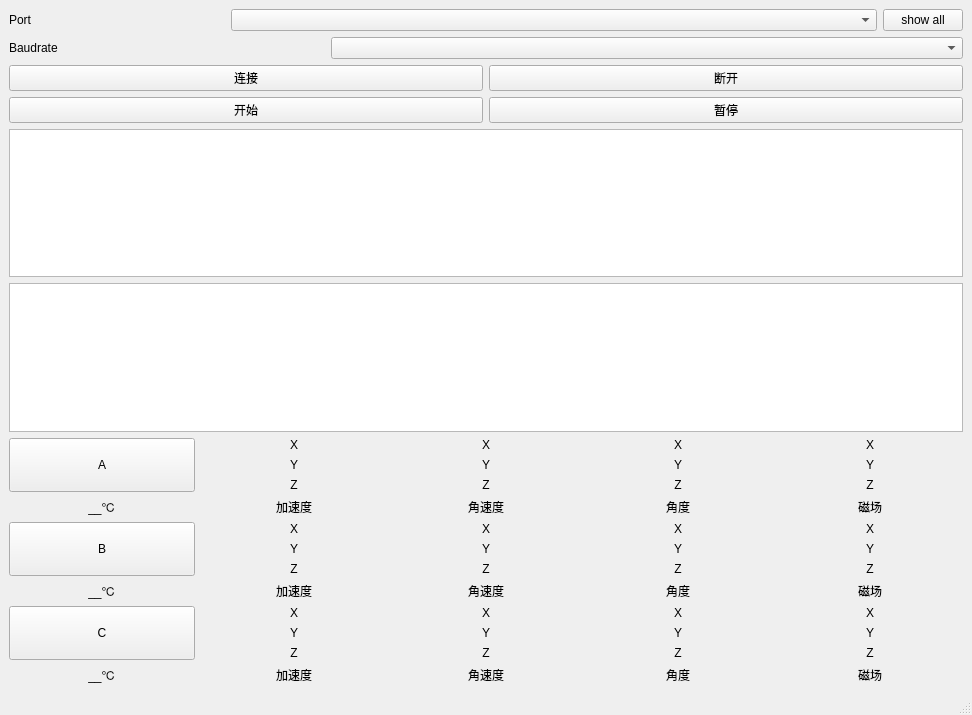
<?xml version="1.0" encoding="UTF-8"?>
<ui version="4.0">
 <class>MainWindow</class>
 <widget class="QMainWindow" name="MainWindow">
  <property name="geometry">
   <rect>
    <x>0</x>
    <y>0</y>
    <width>972</width>
    <height>715</height>
   </rect>
  </property>
  <property name="sizePolicy">
   <sizepolicy hsizetype="Preferred" vsizetype="Expanding">
    <horstretch>0</horstretch>
    <verstretch>3</verstretch>
   </sizepolicy>
  </property>
  <property name="windowTitle">
   <string>MainWindow</string>
  </property>
  <widget class="QWidget" name="centralwidget">
   <layout class="QVBoxLayout" name="verticalLayout">
    <item>
     <layout class="QHBoxLayout" name="horizontalLayout">
      <item>
       <widget class="QLabel" name="lb_port">
        <property name="sizePolicy">
         <sizepolicy hsizetype="Expanding" vsizetype="Preferred">
          <horstretch>1</horstretch>
          <verstretch>0</verstretch>
         </sizepolicy>
        </property>
        <property name="text">
         <string>Port</string>
        </property>
       </widget>
      </item>
      <item>
       <widget class="QComboBox" name="cb_port">
        <property name="sizePolicy">
         <sizepolicy hsizetype="Expanding" vsizetype="Fixed">
          <horstretch>3</horstretch>
          <verstretch>0</verstretch>
         </sizepolicy>
        </property>
       </widget>
      </item>
      <item>
       <widget class="QPushButton" name="btn_port_all">
        <property name="text">
         <string>show all</string>
        </property>
       </widget>
      </item>
     </layout>
    </item>
    <item>
     <layout class="QHBoxLayout" name="horizontalLayout_3">
      <item>
       <widget class="QLabel" name="lb_baudrate">
        <property name="sizePolicy">
         <sizepolicy hsizetype="Expanding" vsizetype="Preferred">
          <horstretch>1</horstretch>
          <verstretch>0</verstretch>
         </sizepolicy>
        </property>
        <property name="text">
         <string>Baudrate</string>
        </property>
       </widget>
      </item>
      <item>
       <widget class="QComboBox" name="cb_baudrate">
        <property name="sizePolicy">
         <sizepolicy hsizetype="Expanding" vsizetype="Fixed">
          <horstretch>2</horstretch>
          <verstretch>0</verstretch>
         </sizepolicy>
        </property>
       </widget>
      </item>
     </layout>
    </item>
    <item>
     <layout class="QHBoxLayout" name="horizontalLayout_2">
      <item>
       <widget class="QPushButton" name="btn_start">
        <property name="text">
         <string>连接</string>
        </property>
       </widget>
      </item>
      <item>
       <widget class="QPushButton" name="btn_stop">
        <property name="text">
         <string>断开</string>
        </property>
       </widget>
      </item>
     </layout>
    </item>
    <item>
     <layout class="QHBoxLayout" name="horizontalLayout_4">
      <item>
       <widget class="QPushButton" name="btn_print">
        <property name="text">
         <string>开始</string>
        </property>
       </widget>
      </item>
      <item>
       <widget class="QPushButton" name="btn_pause">
        <property name="text">
         <string>暂停</string>
        </property>
       </widget>
      </item>
     </layout>
    </item>
    <item>
     <widget class="QTextEdit" name="et_print">
      <property name="readOnly">
       <bool>true</bool>
      </property>
     </widget>
    </item>
    <item>
     <widget class="QTextEdit" name="et_show">
      <property name="readOnly">
       <bool>true</bool>
      </property>
     </widget>
    </item>
    <item>
     <layout class="QHBoxLayout" name="layout_A">
      <item>
       <layout class="QVBoxLayout" name="layout_A_info">
        <item>
         <widget class="QPushButton" name="btn_lb_A">
          <property name="sizePolicy">
           <sizepolicy hsizetype="Minimum" vsizetype="Expanding">
            <horstretch>0</horstretch>
            <verstretch>3</verstretch>
           </sizepolicy>
          </property>
          <property name="text">
           <string>A</string>
          </property>
          <property name="checkable">
           <bool>false</bool>
          </property>
          <property name="autoExclusive">
           <bool>false</bool>
          </property>
          <property name="autoDefault">
           <bool>false</bool>
          </property>
          <property name="flat">
           <bool>false</bool>
          </property>
         </widget>
        </item>
        <item>
         <widget class="QLabel" name="lb_A_Temperature">
          <property name="sizePolicy">
           <sizepolicy hsizetype="Preferred" vsizetype="Expanding">
            <horstretch>0</horstretch>
            <verstretch>1</verstretch>
           </sizepolicy>
          </property>
          <property name="frameShape">
           <enum>QFrame::NoFrame</enum>
          </property>
          <property name="frameShadow">
           <enum>QFrame::Plain</enum>
          </property>
          <property name="text">
           <string>__℃</string>
          </property>
          <property name="alignment">
           <set>Qt::AlignCenter</set>
          </property>
          <property name="openExternalLinks">
           <bool>false</bool>
          </property>
         </widget>
        </item>
       </layout>
      </item>
      <item>
       <layout class="QVBoxLayout" name="layout_A_Acc">
        <item>
         <widget class="QLabel" name="lb_A_XAcc">
          <property name="text">
           <string>X</string>
          </property>
          <property name="alignment">
           <set>Qt::AlignCenter</set>
          </property>
         </widget>
        </item>
        <item>
         <widget class="QLabel" name="lb_A_YAcc">
          <property name="text">
           <string>Y</string>
          </property>
          <property name="alignment">
           <set>Qt::AlignCenter</set>
          </property>
         </widget>
        </item>
        <item>
         <widget class="QLabel" name="lb_A_ZAcc">
          <property name="text">
           <string>Z</string>
          </property>
          <property name="alignment">
           <set>Qt::AlignCenter</set>
          </property>
         </widget>
        </item>
        <item>
         <widget class="QLabel" name="lb_A_Acc">
          <property name="text">
           <string>加速度</string>
          </property>
          <property name="alignment">
           <set>Qt::AlignCenter</set>
          </property>
         </widget>
        </item>
       </layout>
      </item>
      <item>
       <layout class="QVBoxLayout" name="layout_A_Gyro">
        <item>
         <widget class="QLabel" name="lb_A_XGyro">
          <property name="text">
           <string>X</string>
          </property>
          <property name="alignment">
           <set>Qt::AlignCenter</set>
          </property>
         </widget>
        </item>
        <item>
         <widget class="QLabel" name="lb_A_YGyro">
          <property name="text">
           <string>Y</string>
          </property>
          <property name="alignment">
           <set>Qt::AlignCenter</set>
          </property>
         </widget>
        </item>
        <item>
         <widget class="QLabel" name="lb_A_ZGyro">
          <property name="text">
           <string>Z</string>
          </property>
          <property name="alignment">
           <set>Qt::AlignCenter</set>
          </property>
         </widget>
        </item>
        <item>
         <widget class="QLabel" name="lb_A_Gyro">
          <property name="text">
           <string>角速度</string>
          </property>
          <property name="alignment">
           <set>Qt::AlignCenter</set>
          </property>
         </widget>
        </item>
       </layout>
      </item>
      <item>
       <layout class="QVBoxLayout" name="layout_A_Angle">
        <item>
         <widget class="QLabel" name="lb_A_Roll">
          <property name="text">
           <string>X</string>
          </property>
          <property name="alignment">
           <set>Qt::AlignCenter</set>
          </property>
         </widget>
        </item>
        <item>
         <widget class="QLabel" name="lb_A_Pitch">
          <property name="text">
           <string>Y</string>
          </property>
          <property name="alignment">
           <set>Qt::AlignCenter</set>
          </property>
         </widget>
        </item>
        <item>
         <widget class="QLabel" name="lb_A_Yaw">
          <property name="text">
           <string>Z</string>
          </property>
          <property name="alignment">
           <set>Qt::AlignCenter</set>
          </property>
         </widget>
        </item>
        <item>
         <widget class="QLabel" name="lb_A_Angle">
          <property name="text">
           <string>角度</string>
          </property>
          <property name="alignment">
           <set>Qt::AlignCenter</set>
          </property>
         </widget>
        </item>
       </layout>
      </item>
      <item>
       <layout class="QVBoxLayout" name="layout_A_Mag">
        <item>
         <widget class="QLabel" name="lb_A_Hx">
          <property name="text">
           <string>X</string>
          </property>
          <property name="alignment">
           <set>Qt::AlignCenter</set>
          </property>
         </widget>
        </item>
        <item>
         <widget class="QLabel" name="lb_A_Hy">
          <property name="text">
           <string>Y</string>
          </property>
          <property name="alignment">
           <set>Qt::AlignCenter</set>
          </property>
         </widget>
        </item>
        <item>
         <widget class="QLabel" name="lb_A_Hz">
          <property name="text">
           <string>Z</string>
          </property>
          <property name="alignment">
           <set>Qt::AlignCenter</set>
          </property>
         </widget>
        </item>
        <item>
         <widget class="QLabel" name="lb_A_Mag">
          <property name="text">
           <string>磁场</string>
          </property>
          <property name="alignment">
           <set>Qt::AlignCenter</set>
          </property>
         </widget>
        </item>
       </layout>
      </item>
     </layout>
    </item>
    <item>
     <layout class="QHBoxLayout" name="layout_B">
      <item>
       <layout class="QVBoxLayout" name="layout_B_info">
        <item>
         <widget class="QPushButton" name="btn_lb_B">
          <property name="sizePolicy">
           <sizepolicy hsizetype="Minimum" vsizetype="Expanding">
            <horstretch>0</horstretch>
            <verstretch>3</verstretch>
           </sizepolicy>
          </property>
          <property name="text">
           <string>B</string>
          </property>
          <property name="checkable">
           <bool>false</bool>
          </property>
          <property name="autoExclusive">
           <bool>false</bool>
          </property>
          <property name="autoDefault">
           <bool>false</bool>
          </property>
          <property name="flat">
           <bool>false</bool>
          </property>
         </widget>
        </item>
        <item>
         <widget class="QLabel" name="lb_B_Temperature">
          <property name="sizePolicy">
           <sizepolicy hsizetype="Preferred" vsizetype="Expanding">
            <horstretch>0</horstretch>
            <verstretch>1</verstretch>
           </sizepolicy>
          </property>
          <property name="frameShape">
           <enum>QFrame::NoFrame</enum>
          </property>
          <property name="frameShadow">
           <enum>QFrame::Plain</enum>
          </property>
          <property name="text">
           <string>__℃</string>
          </property>
          <property name="alignment">
           <set>Qt::AlignCenter</set>
          </property>
          <property name="openExternalLinks">
           <bool>false</bool>
          </property>
         </widget>
        </item>
       </layout>
      </item>
      <item>
       <layout class="QVBoxLayout" name="layout_B_Acc">
        <item>
         <widget class="QLabel" name="lb_B_XAcc">
          <property name="text">
           <string>X</string>
          </property>
          <property name="alignment">
           <set>Qt::AlignCenter</set>
          </property>
         </widget>
        </item>
        <item>
         <widget class="QLabel" name="lb_B_YAcc">
          <property name="text">
           <string>Y</string>
          </property>
          <property name="alignment">
           <set>Qt::AlignCenter</set>
          </property>
         </widget>
        </item>
        <item>
         <widget class="QLabel" name="lb_B_ZAcc">
          <property name="text">
           <string>Z</string>
          </property>
          <property name="alignment">
           <set>Qt::AlignCenter</set>
          </property>
         </widget>
        </item>
        <item>
         <widget class="QLabel" name="lb_B_Acc">
          <property name="text">
           <string>加速度</string>
          </property>
          <property name="alignment">
           <set>Qt::AlignCenter</set>
          </property>
         </widget>
        </item>
       </layout>
      </item>
      <item>
       <layout class="QVBoxLayout" name="layout_B_Gyro">
        <item>
         <widget class="QLabel" name="lb_B_XGyro">
          <property name="text">
           <string>X</string>
          </property>
          <property name="alignment">
           <set>Qt::AlignCenter</set>
          </property>
         </widget>
        </item>
        <item>
         <widget class="QLabel" name="lb_B_YGyro">
          <property name="text">
           <string>Y</string>
          </property>
          <property name="alignment">
           <set>Qt::AlignCenter</set>
          </property>
         </widget>
        </item>
        <item>
         <widget class="QLabel" name="lb_B_ZGyro">
          <property name="text">
           <string>Z</string>
          </property>
          <property name="alignment">
           <set>Qt::AlignCenter</set>
          </property>
         </widget>
        </item>
        <item>
         <widget class="QLabel" name="lb_B_Gyro">
          <property name="text">
           <string>角速度</string>
          </property>
          <property name="alignment">
           <set>Qt::AlignCenter</set>
          </property>
         </widget>
        </item>
       </layout>
      </item>
      <item>
       <layout class="QVBoxLayout" name="layout_B_Angle">
        <item>
         <widget class="QLabel" name="lb_B_Roll">
          <property name="text">
           <string>X</string>
          </property>
          <property name="alignment">
           <set>Qt::AlignCenter</set>
          </property>
         </widget>
        </item>
        <item>
         <widget class="QLabel" name="lb_B_Pitch">
          <property name="text">
           <string>Y</string>
          </property>
          <property name="alignment">
           <set>Qt::AlignCenter</set>
          </property>
         </widget>
        </item>
        <item>
         <widget class="QLabel" name="lb_B_Yaw">
          <property name="text">
           <string>Z</string>
          </property>
          <property name="alignment">
           <set>Qt::AlignCenter</set>
          </property>
         </widget>
        </item>
        <item>
         <widget class="QLabel" name="lb_B_Angle">
          <property name="text">
           <string>角度</string>
          </property>
          <property name="alignment">
           <set>Qt::AlignCenter</set>
          </property>
         </widget>
        </item>
       </layout>
      </item>
      <item>
       <layout class="QVBoxLayout" name="layout_B_Mag">
        <item>
         <widget class="QLabel" name="lb_B_Hx">
          <property name="text">
           <string>X</string>
          </property>
          <property name="alignment">
           <set>Qt::AlignCenter</set>
          </property>
         </widget>
        </item>
        <item>
         <widget class="QLabel" name="lb_B_Hy">
          <property name="text">
           <string>Y</string>
          </property>
          <property name="alignment">
           <set>Qt::AlignCenter</set>
          </property>
         </widget>
        </item>
        <item>
         <widget class="QLabel" name="lb_B_Hz">
          <property name="text">
           <string>Z</string>
          </property>
          <property name="alignment">
           <set>Qt::AlignCenter</set>
          </property>
         </widget>
        </item>
        <item>
         <widget class="QLabel" name="lb_B_Mag">
          <property name="text">
           <string>磁场</string>
          </property>
          <property name="alignment">
           <set>Qt::AlignCenter</set>
          </property>
         </widget>
        </item>
       </layout>
      </item>
     </layout>
    </item>
    <item>
     <layout class="QHBoxLayout" name="layout_C">
      <item>
       <layout class="QVBoxLayout" name="layout_C_info">
        <item>
         <widget class="QPushButton" name="btn_lb_C">
          <property name="sizePolicy">
           <sizepolicy hsizetype="Minimum" vsizetype="Expanding">
            <horstretch>0</horstretch>
            <verstretch>3</verstretch>
           </sizepolicy>
          </property>
          <property name="text">
           <string>C</string>
          </property>
          <property name="checkable">
           <bool>false</bool>
          </property>
          <property name="autoExclusive">
           <bool>false</bool>
          </property>
          <property name="autoDefault">
           <bool>false</bool>
          </property>
          <property name="flat">
           <bool>false</bool>
          </property>
         </widget>
        </item>
        <item>
         <widget class="QLabel" name="lb_C_Temperature">
          <property name="sizePolicy">
           <sizepolicy hsizetype="Preferred" vsizetype="Expanding">
            <horstretch>0</horstretch>
            <verstretch>1</verstretch>
           </sizepolicy>
          </property>
          <property name="frameShape">
           <enum>QFrame::NoFrame</enum>
          </property>
          <property name="frameShadow">
           <enum>QFrame::Plain</enum>
          </property>
          <property name="text">
           <string>__℃</string>
          </property>
          <property name="alignment">
           <set>Qt::AlignCenter</set>
          </property>
          <property name="openExternalLinks">
           <bool>false</bool>
          </property>
         </widget>
        </item>
       </layout>
      </item>
      <item>
       <layout class="QVBoxLayout" name="layout_C_Acc">
        <item>
         <widget class="QLabel" name="lb_C_XAcc">
          <property name="text">
           <string>X</string>
          </property>
          <property name="alignment">
           <set>Qt::AlignCenter</set>
          </property>
         </widget>
        </item>
        <item>
         <widget class="QLabel" name="lb_C_YAcc">
          <property name="text">
           <string>Y</string>
          </property>
          <property name="alignment">
           <set>Qt::AlignCenter</set>
          </property>
         </widget>
        </item>
        <item>
         <widget class="QLabel" name="lb_C_ZAcc">
          <property name="text">
           <string>Z</string>
          </property>
          <property name="alignment">
           <set>Qt::AlignCenter</set>
          </property>
         </widget>
        </item>
        <item>
         <widget class="QLabel" name="lb_C_Acc">
          <property name="text">
           <string>加速度</string>
          </property>
          <property name="alignment">
           <set>Qt::AlignCenter</set>
          </property>
         </widget>
        </item>
       </layout>
      </item>
      <item>
       <layout class="QVBoxLayout" name="layout_C_Gyro">
        <item>
         <widget class="QLabel" name="lb_C_XGyro">
          <property name="text">
           <string>X</string>
          </property>
          <property name="alignment">
           <set>Qt::AlignCenter</set>
          </property>
         </widget>
        </item>
        <item>
         <widget class="QLabel" name="lb_C_YGyro">
          <property name="text">
           <string>Y</string>
          </property>
          <property name="alignment">
           <set>Qt::AlignCenter</set>
          </property>
         </widget>
        </item>
        <item>
         <widget class="QLabel" name="lb_C_ZGyro">
          <property name="text">
           <string>Z</string>
          </property>
          <property name="alignment">
           <set>Qt::AlignCenter</set>
          </property>
         </widget>
        </item>
        <item>
         <widget class="QLabel" name="lb_C_Gyro">
          <property name="text">
           <string>角速度</string>
          </property>
          <property name="alignment">
           <set>Qt::AlignCenter</set>
          </property>
         </widget>
        </item>
       </layout>
      </item>
      <item>
       <layout class="QVBoxLayout" name="layout_C_Angle">
        <item>
         <widget class="QLabel" name="lb_C_Roll">
          <property name="text">
           <string>X</string>
          </property>
          <property name="alignment">
           <set>Qt::AlignCenter</set>
          </property>
         </widget>
        </item>
        <item>
         <widget class="QLabel" name="lb_C_Pitch">
          <property name="text">
           <string>Y</string>
          </property>
          <property name="alignment">
           <set>Qt::AlignCenter</set>
          </property>
         </widget>
        </item>
        <item>
         <widget class="QLabel" name="lb_C_Yaw">
          <property name="text">
           <string>Z</string>
          </property>
          <property name="alignment">
           <set>Qt::AlignCenter</set>
          </property>
         </widget>
        </item>
        <item>
         <widget class="QLabel" name="lb_C_Angle">
          <property name="text">
           <string>角度</string>
          </property>
          <property name="alignment">
           <set>Qt::AlignCenter</set>
          </property>
         </widget>
        </item>
       </layout>
      </item>
      <item>
       <layout class="QVBoxLayout" name="layout_C_Mag">
        <item>
         <widget class="QLabel" name="lb_C_Hx">
          <property name="text">
           <string>X</string>
          </property>
          <property name="alignment">
           <set>Qt::AlignCenter</set>
          </property>
         </widget>
        </item>
        <item>
         <widget class="QLabel" name="lb_C_Hy">
          <property name="text">
           <string>Y</string>
          </property>
          <property name="alignment">
           <set>Qt::AlignCenter</set>
          </property>
         </widget>
        </item>
        <item>
         <widget class="QLabel" name="lb_C_Hz">
          <property name="text">
           <string>Z</string>
          </property>
          <property name="alignment">
           <set>Qt::AlignCenter</set>
          </property>
         </widget>
        </item>
        <item>
         <widget class="QLabel" name="lb_C_Mag_3">
          <property name="text">
           <string>磁场</string>
          </property>
          <property name="alignment">
           <set>Qt::AlignCenter</set>
          </property>
         </widget>
        </item>
       </layout>
      </item>
     </layout>
    </item>
   </layout>
  </widget>
  <widget class="QMenuBar" name="menubar">
   <property name="geometry">
    <rect>
     <x>0</x>
     <y>0</y>
     <width>972</width>
     <height>23</height>
    </rect>
   </property>
  </widget>
  <widget class="QStatusBar" name="statusbar"/>
 </widget>
 <resources/>
 <connections/>
</ui>
